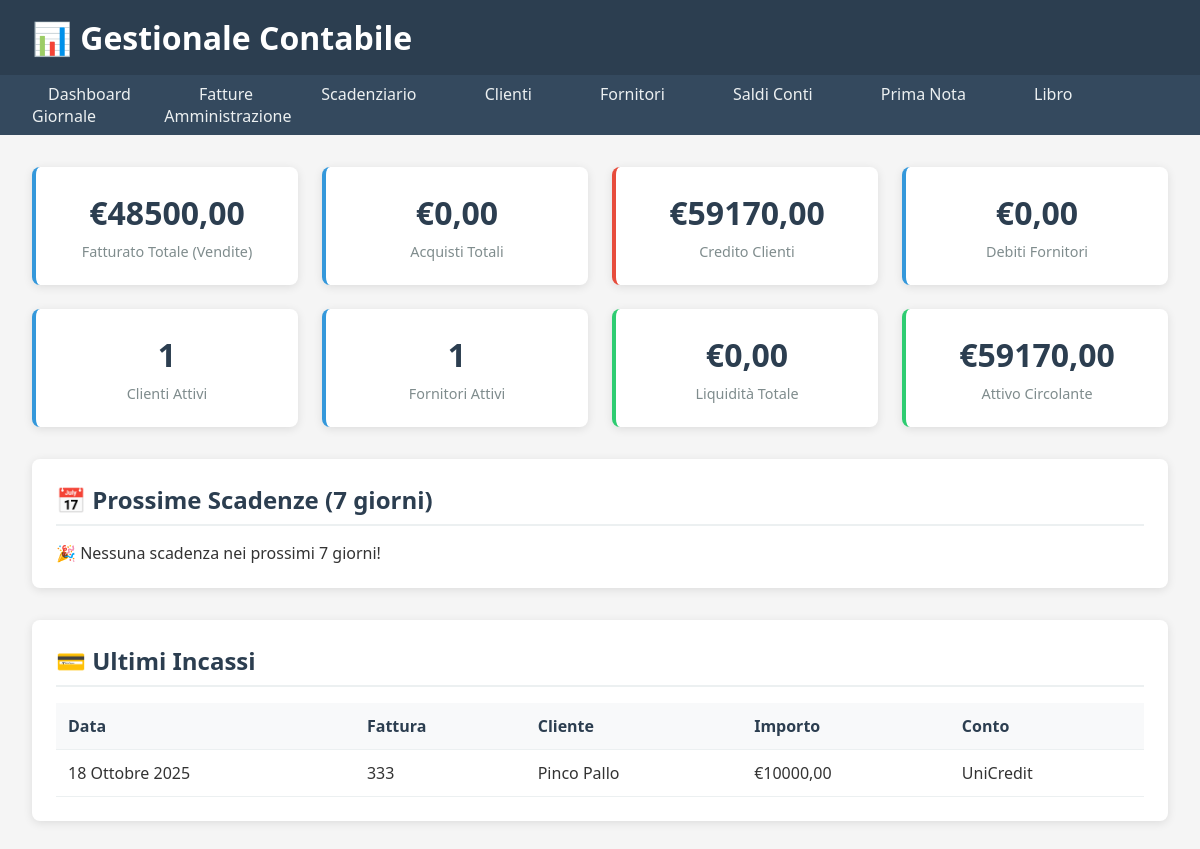
Before: / with the older database file.
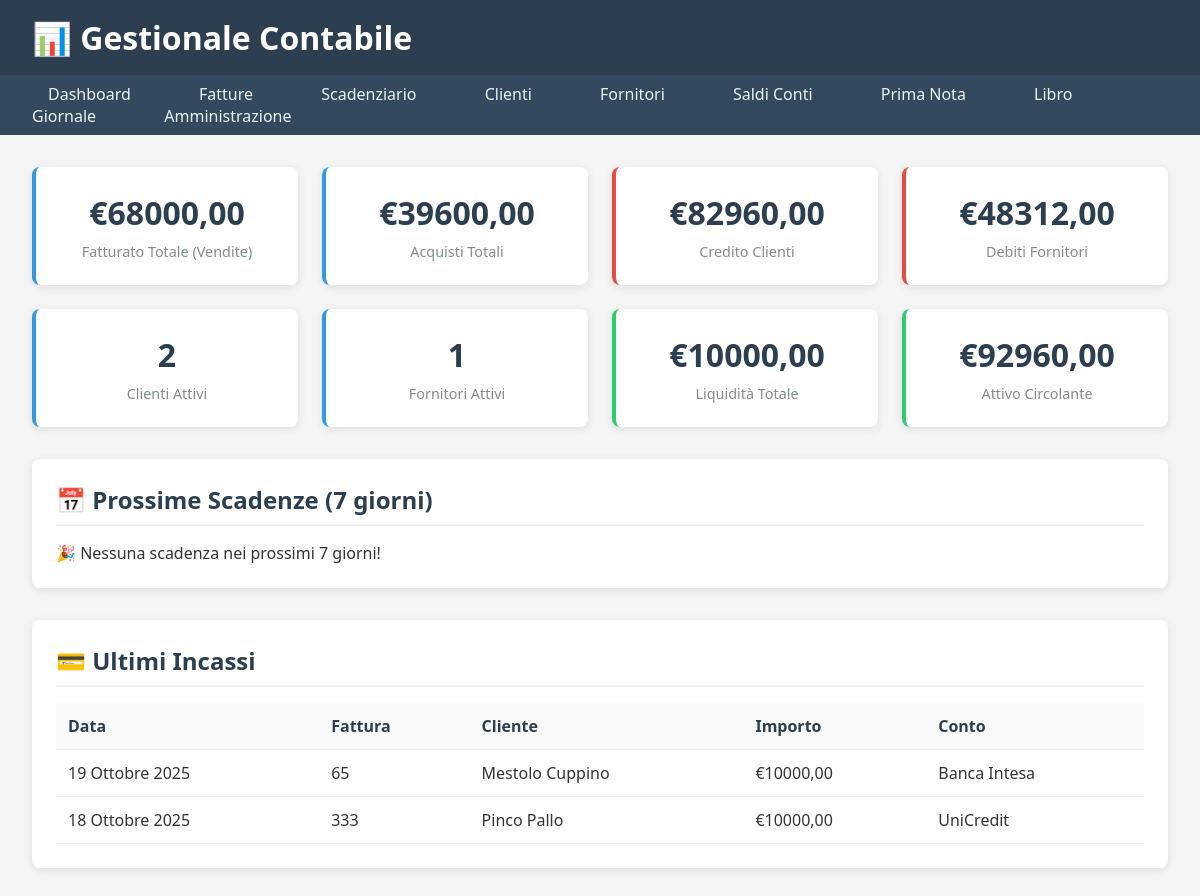
After: the same page with the newer database file.
### tesoreria/models.py (models this page shows, shortened)
class Incasso(models.Model):
    scadenza = models.ForeignKey(
        'fatture.ScadenzaFattura',  # Referenza all'app fatture
        on_delete=models.CASCADE,
        related_name='incassi',
        verbose_name="Scadenza Fattura",
        help_text="Seleziona la scadenza a cui associare l'incasso"
    )
    conto_bancario = models.ForeignKey(
        ContoBancario,
        on_delete=models.PROTECT,
        related_name='incassi',
        verbose_name="Conto di Accredito",
        help_text="Seleziona il conto su cui è stato incassato l'importo"
    )
    data_incasso = models.DateField(
        verbose_name="Data Incasso",
        default=timezone.localdate,
        help_text="Data in cui è avvenuto materialmente l'incasso"
    )
    importo_incassato = models.DecimalField(
        max_digits=10,
        decimal_places=2,
        verbose_name="Importo Incassato",
        validators=[MinValueValidator(Decimal('0.01'))],
        help_text="Importo effettivamente incassato"
    )
    METODO_PAGAMENTO = [
        ('bonifico', 'Bonifico Bancario'),
        ('assegno', 'Assegno'),
        ('contanti', 'Contanti'),
        ('pos', 'Carta di Credito/POS'),
        ('ria', 'RID/Riba'),
        ('altro', 'Altro'),
    ]
    metodo_pagamento = models.CharField(
        max_length=10,
        choices=METODO_PAGAMENTO,
        default='bonifico',
        verbose_name="Metodo di Pagamento"
    )
    note = models.TextField(
        blank=True,
        verbose_name="Note",
        help_text="Eventuali note sull'incasso (riferimenti, causale, etc.)"
    )
    class Meta:
        verbose_name = "Incasso"
        verbose_name_plural = "Incassi"
        ordering = ['-data_incasso']

class ContoBancario(models.Model):
    TIPO_CONTO = [
        ('bancario', 'Conto Bancario'),
        ('cassa', 'Cassa'),
        ('paypal', 'PayPal/Conto Online'),
        ('altro', 'Altro'),
    ]
    nome = models.CharField(
        max_length=100,
        verbose_name="Nome Conto",
        help_text="Nome identificativo del conto (es: Banca Intesa Conto Corrente)"
    )
    tipo_conto = models.CharField(
        max_length=10,
        choices=TIPO_CONTO,
        default='bancario',
        verbose_name="Tipo Conto"
    )
    intestatario = models.CharField(
        max_length=200,
        verbose_name="Intestatario",
        blank=True
    )
    iban = models.CharField(
        max_length=27,
        verbose_name="IBAN",
        blank=True,
        validators=[RegexValidator(
            regex=r'^[A-Z]{2}\d{2}[A-Z0-9]{1,30}$',
            message='Inserire un IBAN valido'
        )]
    )
    nome_banca = models.CharField(
        max_length=100,
        verbose_name="Nome Banca",
        blank=True
    )
    conto_contabile = models.ForeignKey(
        PianoDeiConti,
        on_delete=models.PROTECT,
        verbose_name="Conto Contabile Associato",
        null=True, blank=True, # Rendilo opzionale per ora
        limit_choices_to={'codice__startswith': '1.1.0'} # Mostra solo conti di liquidità (Cassa, Banche)
    )
    attivo = models.BooleanField(
        default=True,
        verbose_name="Conto Attivo",
        help_text="Se deselezionato, il conto non sarà più utilizzabile per nuovi movimenti"
    )
    @property
    def saldo(self):
        movimenti = MovimentoContabile.objects.filter(conto_tesoreria=self)
        dare = movimenti.filter(tipo_movimento='dare').aggregate(tot=Sum('importo'))['tot'] or Decimal('0.00')
        avere = movimenti.filter(tipo_movimento='avere').aggregate(tot=Sum('importo'))['tot'] or Decimal('0.00')
        return dare - avere
    class Meta:
        verbose_name = "Conto Bancario"
        verbose_name_plural = "Conti Bancari"
        ordering = ['tipo_conto', 'nome']

### fatture/models.py (models this page shows, shortened)
class ScadenzaFattura(models.Model):
    fattura = models.ForeignKey(
        Fattura,
        on_delete=models.CASCADE,
        related_name='scadenze',
        verbose_name="Fattura di Riferimento"
    )
    data_scadenza = models.DateField(
        verbose_name="Data Scadenza Pagamento"
    )
    importo = models.DecimalField(
        max_digits=10,
        decimal_places=2,
        verbose_name="Importo Scadenza"
    )
    STATO_SCADENZA = [
        ('da_pagare', 'Da Pagare'),
        ('parzialmente_pagata', 'Parzialmente Pagata'),
        ('pagata', 'Pagata'),
    ]
    stato = models.CharField(
        max_length=20,
        choices=STATO_SCADENZA,
        default='da_pagare'
    )
    data_pagamento = models.DateField(
        null=True,
        blank=True,
        verbose_name="Data Effettiva Pagamento"
    )
    def is_scaduta(self):
        if not self.data_scadenza:
            return False
        return (self.data_scadenza < timezone.now().date()
                and self.stato != 'pagata')
    class Meta:
        verbose_name = "Scadenza Fattura"
        verbose_name_plural = "Scadenze Fatture"
        ordering = ['data_scadenza']

class Fattura(models.Model):
    cliente = models.ForeignKey(
        'clienti.Cliente',  # Referenza all'app clienti
        on_delete=models.PROTECT,  # Impedisce cancellazione se ci sono fatture
        related_name='fatture',
        verbose_name="Cliente",
        help_text="Seleziona il cliente a cui intestare la fattura"
    )
    numero = models.CharField(
        max_length=20,
        verbose_name="Numero Fattura"
    )
    data_emissione = models.DateField(
        verbose_name="Data Emissione"
    )
    importo_totale = models.DecimalField(
        max_digits=10,
        decimal_places=2,
        verbose_name="Importo Totale Fattura"
    )
    aliquota_iva = models.DecimalField(
        max_digits=5,
        decimal_places=2,
        default=22.00,
        verbose_name="Aliquota IVA"
    )
    descrizione = models.TextField(blank=True)
    STATO_FATTURA = [
        ('bozza', 'Bozza'),
        ('emessa', 'Emessa'),
        ('parzialmente_pagata', 'Parzialmente Pagata'),
        ('pagata', 'Pagata'),
    ]
    stato = models.CharField(
        max_length=20,
        choices=STATO_FATTURA,
        default='bozza'
    )

### clienti/models.py (models this page shows, shortened)
class Cliente(models.Model):
    ragione_sociale = models.CharField(
        max_length=200,
        verbose_name="Ragione Sociale",
        help_text="Nome completo dell'azienda o della persona"
    )
    indirizzo = models.CharField(
        max_length=255,
        verbose_name="Indirizzo",
        blank=True
    )
    citta = models.CharField(
        max_length=100,
        verbose_name="Città",
        blank=True
    )
    cap = models.CharField(
        max_length=5,
        verbose_name="CAP",
        blank=True,
        validators=[RegexValidator(r'^\d{5}$', 'Il CAP deve avere 5 numeri')]
    )
    provincia = models.CharField(
        max_length=2,
        verbose_name="Provincia",
        blank=True,
        help_text="Sigla provincia (es: RM)"
    )
    partita_iva = models.CharField(
        max_length=11,
        verbose_name="Partita IVA",
        unique=True,
        validators=[RegexValidator(r'^\d{11}$', 'La P.IVA deve avere 11 numeri')],
        help_text="Partita IVA (11 cifre)"
    )
    codice_fiscale = models.CharField(
        max_length=16,
        verbose_name="Codice Fiscale",
        blank=True,
        help_text="Codice Fiscale (16 caratteri)"
    )
    email = models.EmailField(
        verbose_name="Email",
        blank=True
    )
    telefono = models.CharField(
        max_length=20,
        verbose_name="Telefono",
        blank=True
    )
    STATO_CLIENTE = [
        ('attivo', 'Attivo'),
        ('inattivo', 'Inattivo'),
        ('bloccato', 'Bloccato'),
    ]
    stato = models.CharField(
        max_length=10,
        choices=STATO_CLIENTE,
        default='attivo',
        verbose_name="Stato Cliente"
    )
    class Meta:
        verbose_name = "Cliente"
        verbose_name_plural = "Clienti"
        ordering = ['ragione_sociale']

### gestionale/views.py (the view)
# urls.py: path('', views.dashboard, name='dashboard'),
def dashboard(request):
    from fatture.models import Fattura, ScadenzaFattura
    from clienti.models import Cliente
    from tesoreria.models import ContoBancario, Incasso
    from fornitori.models import Fornitore
    from acquisti.models import FatturaAcquisto
    crediti_aggregati = Fattura.objects.exclude(stato='pagata').aggregate(
        imponibile=Sum('importo_totale'),
        iva=Sum(F('importo_totale') * F('aliquota_iva') / 100)
    )
    credito_clienti = (crediti_aggregati['imponibile'] or Decimal('0.00')) + (crediti_aggregati['iva'] or Decimal('0.00'))
    conti_tesoreria = ContoBancario.objects.filter(attivo=True)
    saldo_totale_conti = sum(conto.saldo for conto in conti_tesoreria)
    acquisti_totali = FatturaAcquisto.objects.aggregate(
        totale=Sum('importo_totale')
    )['totale'] or Decimal('0.00')
    debiti_aggregati = FatturaAcquisto.objects.exclude(stato='pagata').aggregate(
        imponibile=Sum('importo_totale'),
        iva=Sum(F('importo_totale') * F('aliquota_iva') / 100)
    )
    debiti_fornitori = (debiti_aggregati['imponibile'] or Decimal('0.00')) + (debiti_aggregati['iva'] or Decimal('0.00'))
    context = {
        'fatturato_totale': Fattura.objects.aggregate(
            totale=Sum('importo_totale')
        )['totale'] or Decimal('0.00'),
        'credito_clienti': credito_clienti,
        'attivo_circolante': credito_clienti + saldo_totale_conti,
        'acquisti_totali': acquisti_totali,
        'debiti_fornitori': debiti_fornitori,
        'numero_clienti': Cliente.objects.filter(stato='attivo').count(),
        'numero_fornitori': Fornitore.objects.filter(stato='attivo').count(),
        'prossime_scadenze': ScadenzaFattura.objects.filter(
            data_scadenza__range=[
                timezone.now().date(),
                timezone.now().date() + timezone.timedelta(days=7)
            ],
            stato='da_pagare'
        ).order_by('data_scadenza')[:5],
        'saldo_totale': saldo_totale_conti,
        'incassi_recenti': Incasso.objects.select_related(
            'scadenza__fattura__cliente', 'conto_bancario'
        ).order_by('-data_incasso')[:5]
    }
    return render(request, 'dashboard.html', context)

### templates/dashboard.html
{% extends 'base.html' %} {% block content %}
<div class="kpi-grid">
  <div class="kpi-card">
    <div class="kpi-value">€{{ fatturato_totale|floatformat:2 }}</div>
    <div class="kpi-label">Fatturato Totale (Vendite)</div>
  </div>
  <div class="kpi-card">
    <div class="kpi-value">€{{ acquisti_totali|floatformat:2 }}</div>
    <div class="kpi-label">Acquisti Totali</div>
  </div>
  <a
    href="{% url 'fatture:scadenziario' %}"
    style="text-decoration: none; color: inherit"
  >
    <div class="kpi-card {% if credito_clienti > 0 %}alert{% endif %}">
      <div class="kpi-value">€{{ credito_clienti|floatformat:2 }}</div>
      <div class="kpi-label">Credito Clienti</div>
    </div>
  </a>
  <a
    href="{% url 'fornitori:lista_fornitori' %}"
    style="text-decoration: none; color: inherit"
  >
    <div class="kpi-card {% if debiti_fornitori > 0 %}alert{% endif %}">
      <div class="kpi-value">€{{ debiti_fornitori|floatformat:2 }}</div>
      <div class="kpi-label">Debiti Fornitori</div>
    </div>
  </a>
  <a
    href="{% url 'clienti:lista_clienti' %}"
    style="text-decoration: none; color: inherit"
  >
    <div class="kpi-card">
      <div class="kpi-value">{{ numero_clienti }}</div>
      <div class="kpi-label">Clienti Attivi</div>
    </div>
  </a>
  <a
    href="{% url 'fornitori:lista_fornitori' %}"
    style="text-decoration: none; color: inherit"
  >
    <div class="kpi-card">
      <div class="kpi-value">{{ numero_fornitori }}</div>
      <div class="kpi-label">Fornitori Attivi</div>
    </div>
  </a>
  <a
    href="{% url 'tesoreria:saldi_conti' %}"
    style="text-decoration: none; color: inherit"
  >
    <div class="kpi-card success">
      <div class="kpi-value">€{{ saldo_totale|floatformat:2 }}</div>
      <div class="kpi-label">Liquidità Totale</div>
    </div>
  </a>
  <div class="kpi-card success">
    <div class="kpi-value">€{{ attivo_circolante|floatformat:2 }}</div>
    <div class="kpi-label">Attivo Circolante</div>
  </div>
</div>
<div class="section">
  <h2>📅 Prossime Scadenze (7 giorni)</h2>
  {% if prossime_scadenze %}
  <table class="table">
    <thead>
      <tr>
        <th>Fattura</th>
        <th>Cliente</th>
        <th>Scadenza</th>
        <th>Importo</th>
        <th>Stato</th>
      </tr>
    </thead>
    <tbody>
      {% for scadenza in prossime_scadenze %}
      <tr>
        <td>{{ scadenza.fattura.numero }}</td>
        <td>{{ scadenza.fattura.cliente.ragione_sociale }}</td>
        <td>{{ scadenza.data_scadenza }}</td>
        <td>€{{ scadenza.importo|floatformat:2 }}</td>
        <td>
          <span class="badge warning">Da Pagare</span>
        </td>
      </tr>
      {% endfor %}
    </tbody>
  </table>
  {% else %}
  <p>🎉 Nessuna scadenza nei prossimi 7 giorni!</p>
  {% endif %}
</div>
<div class="section">
  <h2>💳 Ultimi Incassi</h2>
  {% if incassi_recenti %}
  <table class="table">
    <thead>
      <tr>
        <th>Data</th>
        <th>Fattura</th>
        <th>Cliente</th>
        <th>Importo</th>
        <th>Conto</th>
      </tr>
    </thead>
    <tbody>
      {% for incasso in incassi_recenti %}
      <tr>
        <td>{{ incasso.data_incasso }}</td>
        <td>{{ incasso.scadenza.fattura.numero }}</td>
        <td>{{ incasso.scadenza.fattura.cliente.ragione_sociale }}</td>
        <td>€{{ incasso.importo_incassato|floatformat:2 }}</td>
        <td>{{ incasso.conto_bancario.nome }}</td>
      </tr>
      {% endfor %}
    </tbody>
  </table>
  {% else %}
  <p>Nessun incasso recente</p>
  {% endif %}
</div>
{% endblock %}

Changed rows visible on the page:
added Incasso: data_incasso "19 Ottobre 2025", scadenza.fattura.numero "65", scadenza.fattura.cliente.ragione_sociale "Mestolo Cuppino", importo_incassato "10000,00", conto_bancario.nome "Banca Intesa"
Other visible differences:
{{ fatturato_totale|floatformat:2 }}: "48500,00" → "68000,00"
{{ acquisti_totali|floatformat:2 }}: "0,00" → "39600,00"
{{ credito_clienti|floatformat:2 }}: "59170,00" → "82960,00"
{{ debiti_fornitori|floatformat:2 }}: "0,00" → "48312,00"
{{ numero_clienti }}: "1" → "2"
{{ saldo_totale|floatformat:2 }}: "0,00" → "10000,00"
{{ attivo_circolante|floatformat:2 }}: "59170,00" → "92960,00"
